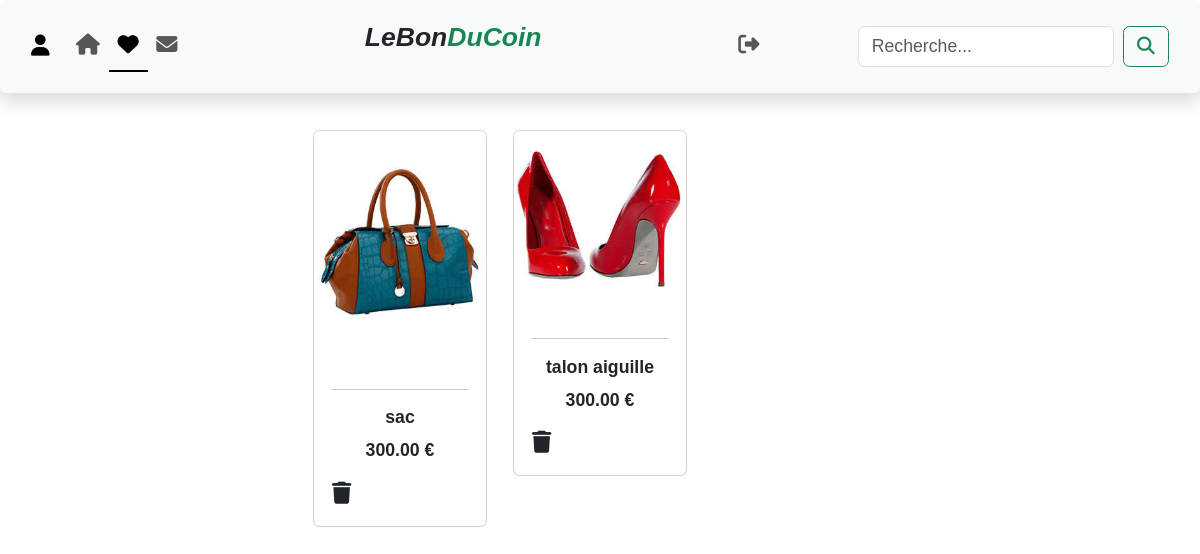
The app's page /favoris.php (signed in) with its own data.
### tables this page shows
CREATE TABLE `produits` (
  `id` int(11) NOT NULL,
  `nom` varchar(255) NOT NULL,
  `description` text DEFAULT NULL,
  `prix` decimal(10,2) NOT NULL,
  `image` varchar(255) DEFAULT NULL,
  `utilisateurs_id` int(11) NOT NULL,
  `categories_id` int(11) NOT NULL
);

### favoris.php (the view, shortened to what this page needs)
<?php
include 'bd.php';
$utilisateur_id = $_SESSION['user_id'];
$sql = "SELECT p.nom, p.prix, p.image, p.id
        FROM produits p
        INNER JOIN favoris f ON p.id = f.produits_id
        WHERE f.utilisateurs_id = ?";
$stmt = $conn->prepare($sql);
$stmt->bind_param("i", $utilisateur_id);
$stmt->execute();
$result = $stmt->get_result();
?>
<!DOCTYPE html>
<html lang="fr">
<head>
    <link href="https://cdn.jsdelivr.net/npm/bootstrap@5.3.3/dist/css/bootstrap.min.css" rel="stylesheet">
    <link rel="stylesheet" href="https://cdnjs.cloudflare.com/ajax/libs/font-awesome/6.7.2/css/all.min.css" />
    <link rel="stylesheet" href="style.css">
</head>
<body>
<nav class="navbar nav-underline fixed-top navbar-expand-lg bg-body-tertiary shadow p-3 mb-4 bg-body-tertiary rounded">
        <div class="container-fluid">
            <a class="navbar-brand" href="connexion.php"><i class="fas fa-user"></i></a>
            <div class="collapse navbar-collapse" id="navbarScroll">
                <ul class="navbar-nav me-auto my-2 my-lg-0 navbar-nav-scroll" style="--bs-scroll-height: 100px;">
                    <li class="nav-item">
                        <a class="nav-link" aria-current="page" href="index.php"><i class="fas fa-home"></i></a>
                    </li>
                    <li class="nav-item">
                        <a class="nav-link active" href="favoris.php"><i class="fas fa-heart"></i></a>
                    </li>
                    <li class="nav-item">
                        <a class="nav-link" href="messages.php"><i class="fas fa-envelope"></i></a>
                    </li>
                </ul>
                <div class="d-grid gap-2 col-3 mx-auto">
                    <p class="fs-4 fst-italic fw-bold">LeBon<span class="text-success">DuCoin</span></p>
                </div>
                <ul class="navbar-nav me-auto my-2 my-lg-0 navbar-nav-scroll" style="--bs-scroll-height: 100px;">
                    <li class="nav-item">
                        <a class="nav-link" href="deconnexion.php"><i class="fas fa-sign-out-alt"></i></a>
                    </li>
                </ul>
                <form class="d-flex" role="search">
                    <input class="form-control me-2" type="search" placeholder="Recherche..." aria-label="Search">
                    <button class="btn btn-outline-success" type="submit"><i class="fas fa-search"></i></button>
                </form>
            </div>
        </div>
    </nav>
<div class="container">
    <div class="row">
        <?php
        if ($result->num_rows > 0) {
            while ($row = $result->fetch_assoc()) {
                echo '<div class="col-md-4">';
                echo '<div class="card">';
                echo '<a href="detail.php?id=' . $row['id'] . '" style="text-decoration: none; color: inherit;">';
                echo '<img src="uploads/' . htmlspecialchars($row['image']) . '" class="card-img-top" alt="Annonce">';
                echo '<div class="card-body">';
                echo '<hr>';
                echo '<h6 class="card-title text-center fw-bold">' . htmlspecialchars($row['nom']) . '</h6>';
                echo '<p class="text-center fw-bold">' . htmlspecialchars($row['prix']) . ' €</p>';
                echo '<a href="sup.php?id=' . $row["id"] . '" class="link-dark"><i class="fa-solid fa-trash fs-5"></i></a>';
                echo '</div>';
                echo '</div>';
                echo '</div>';
            }
        } else {
            echo "<p class='text-center'>Aucun favori pour l'instant !</p>";
        }
        ?>
    </div>
</div>
</body>
</html>

### style.css (style rules this page uses)
* { margin: 0; padding: 0; box-sizing: border-box; font-family: Arial, Helvetica,sans-serif; transition: .6s linear; }
html { font-size: 110.5%; scroll-behavior: smooth; scroll-padding-top:6rem; overflow-x: hidden; }
.navbar { background-color: rgba(255, 255, 255, 0.9); backdrop-filter: blur(10px); }
.navbar-brand, .navbar-nav .nav-link { font-size: 1.2rem; }
.container { width: 90%; padding: 30px; margin: 100px auto; display: flex; flex-direction: row; justify-content: center; }

### records on screen
produits: image (picture), nom "sac", prix "300.00"
produits: image (picture), nom "talon aiguille", prix "300.00"
